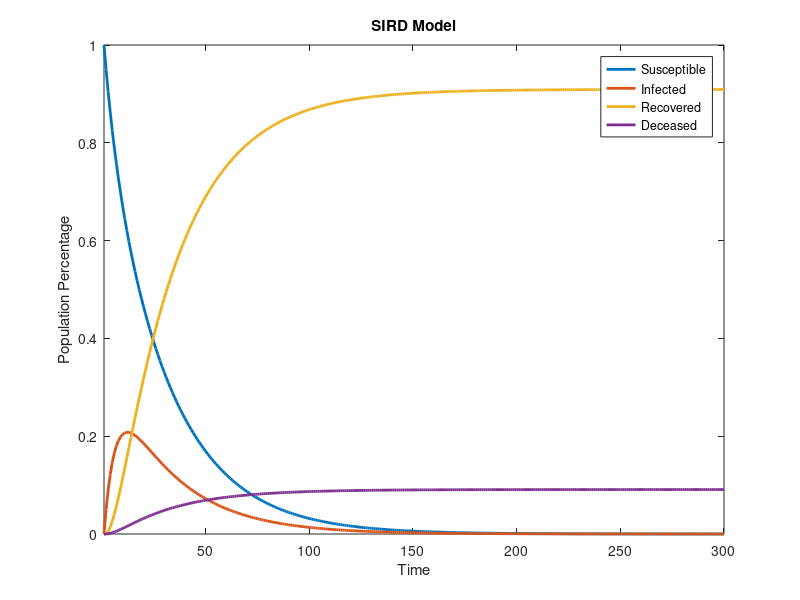

Recreate this plot in MATLAB.
% The following matrix implements the SIR dynamics example from Chapter 9.3
% of the textbook.
A = [0.95, 0.04, 0, 0; 0.05, 0.85, 0, 0; 0, 0.1, 1, 0; 0, 0.01, 0, 1];

% The following matrix is needed to use the lsim function to simulate the
% system in question
B = zeros(4, 1);

% initial conditions (i.e., values of S, I, R, D at t = 0).
x0 = [1, 0, 0, 0];

% Here is a compact way to simulate a linear dynamical system.
% Type 'help ss', 'help lsim', etc., to learn about how these functions work!!
sys_sir_base = ss(A, B, eye(4), zeros(4, 1), 1);
Y = lsim(sys_sir_base, zeros(300, 1), linspace(0, 299, 300), x0);

% plot the output trajectory
plot(Y, 'LineWidth', 2);
axis tight;
title('SIRD Model');
legend('Susceptible', 'Infected', 'Recovered', 'Deceased');
xlabel('Time');
ylabel('Population Percentage');

% Compared to the output of the manual implementation of the SIRD model in
% part1.m, implementation via pre-packaged MATLAB functions such as "lsim"
% and "ss" are both concise and easy to modify different parameters. For
% example, changing a few values of lsim from the original

% lsim(sys_sir_base, zeros(1000, 1), linspace(0, 999, 1000), x0);

% to the current

% lsim(sys_sir_base, zeros(300, 1), linspace(0, 299, 300), x0);

% simulates the model in only 300 days instead of 1000, which is already
% sufficient given that the SIRD values graphically converge by the time
% 300 days have elapsed.

% The two methods require different approaches (pre-packaged functions vs.
% manually but arrive at the same result.
